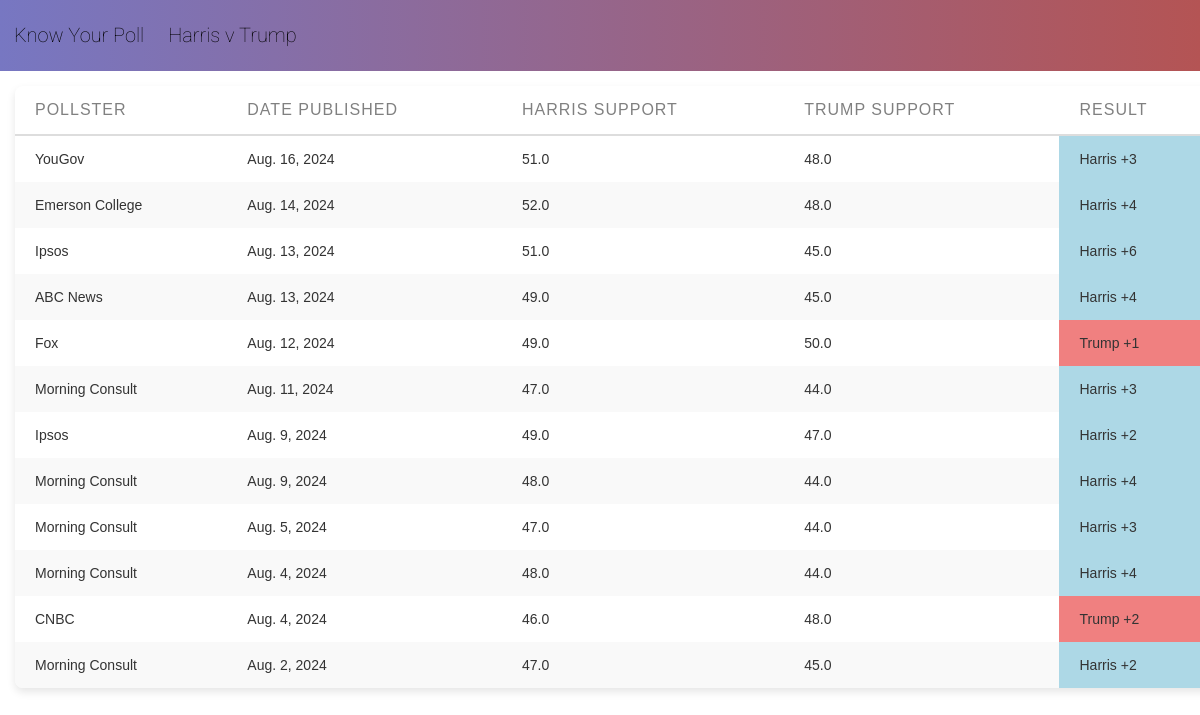
The app's page /, older data.
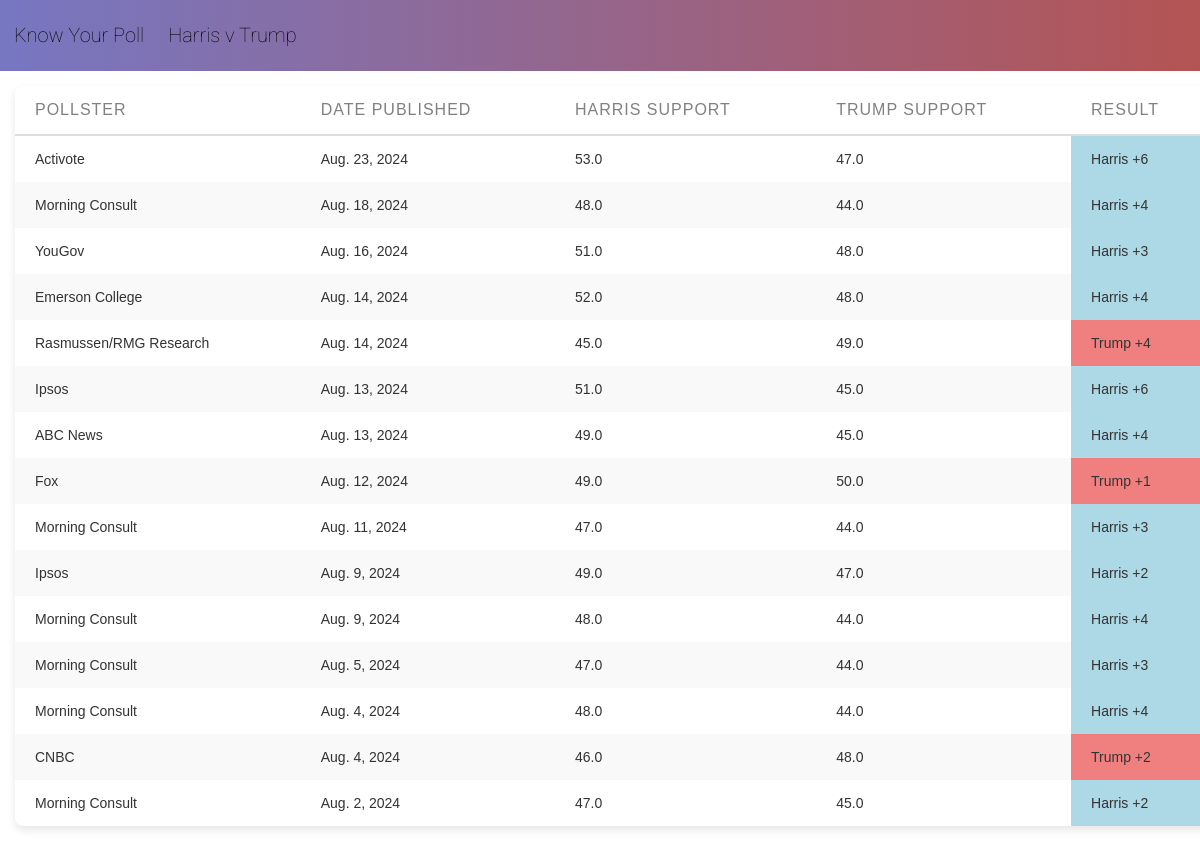
The same page, newer data.
### main/models.py (models this page shows, shortened)
class Poll(models.Model):
    harris_support = models.FloatField(null=False)
    trump_support = models.FloatField(null=False)
    third_party_support = models.FloatField(null=True, blank=True)
    region = models.CharField(null=False,max_length=50)
    date_published = models.DateField()
    link_to_poll = models.URLField(null=True)
    type_of_voters = models.CharField(max_length=50)
    number_of_respondents = models.IntegerField()
    pollster = models.ForeignKey(Pollster, on_delete=models.CASCADE,related_name="polls") #if pollster is deleted, models.CASCADE makes it so all polls by said pollster are also deleted.
    margin = models.IntegerField()

class Pollster(models.Model):
    name_of_pollster = models.CharField(max_length=75)
    info = models.TextField()
    quality_of_pollster = models.IntegerField(validators=[MinValueValidator(1), MaxValueValidator(5)])

### main/views.py (the view)
# urls.py: path("", views.Homepage.as_view(),name="home"),
class Homepage(ListView):
    template_name = "main/home_page.html"
    model = Poll
    context_object_name = "polls"
    def get_queryset(self):
        base_query = super().get_queryset()
        data = base_query.filter(third_party_support__isnull=True).order_by("-date_published")
        return data

### main/templates/main/home_page.html (shortened to what this page needs)
{% extends "main/base.html" %}
{% load static %}
{% block css_styles %}
  <link rel="stylesheet" href="{% static "main/homepage.css" %}">
{% endblock %}
{% block content %}
<div class="header-container">
  <div id ="main-nav">
    <h1><a href="{% url "home"%}" style="text-decoration:none;">Know Your Poll</a></h1>
  </div>
  <div class="h2h">
    <h1>Harris v Trump</h1>
  </div>
</div>
<table>
    <thead>
        <tr>
            <th>Pollster</th>
            <th>Date Published</th>
            <th>Harris Support</th>
            <th>Trump Support</th>
            <th>Result</th>
        </tr>
    </thead>
    <tbody>
        {% for poll in polls %}
        <tr>
            <td>{{ poll.pollster.name_of_pollster }}</td>
            <td>{{ poll.date_published }}</td>
            <td>{{ poll.harris_support }}</td>
            <td>{{ poll.trump_support }}</td>
            <td
                {% if poll.harris_support > poll.trump_support %}
                    style="background-color: lightblue;"
                {% elif poll.harris_support < poll.trump_support %}
                    style="background-color: lightcoral;"
                {% endif %}
            >
                {% if poll.harris_support > poll.trump_support %}
                    Harris +{{ poll.margin }}
                {% elif poll.harris_support < poll.trump_support %}
                    Trump +{{ poll.margin }}
                {% else %}
                    EVEN
                {% endif %}
            </td>
        </tr>
        {% endfor %}
    </tbody>
</table>
{% endblock %}

### main/templates/main/base.html (shortened to what this page needs)
<!DOCTYPE html>
<html lang="en">
<head>
    {%block css_styles %}{%endblock%}
</head>
<body>
    {% block content %}
    {% endblock %}
</body>
</html>

### main/static/main/homepage.css (style rules this page uses)
html { margin:0; padding:0; }
h1 { font-family: "Roboto", sans-serif; font-weight: 100; font-style: normal; }
body { margin:0; padding:0; }
table { margin: 15px; width: 100%; border-collapse: collapse; box-shadow: 0 4px 8px rgba(0, 0, 0, 0.1); background-color: #ffffff; border-radius: 8px; overflow: hidden; font-family: 'Arial', sans-serif; }
th, td { padding: 15px 20px; text-align: left; }
th { background-color: transparent; color: grey; font-weight: normal; letter-spacing: 1px; text-transform: uppercase; border-bottom: 2px solid #dddddd; }
tr:nth-child(even) { background-color: #f9f9f9; }
td { border-right: none; font-size: 14px; color: #333333; }
td:last-child { border-right: none; }
tr:last-child td { border-bottom: none; }
.header-container { display:flex; width:100%; justify-content:flex-start; align-items:center; background:linear-gradient(to right,rgb(119, 119, 194), rgb(180, 84, 84)); font-size:10px; }
.header-container > div { margin:10px; }
a { color:inherit; text-decoration:none; padding:2px 4px; cursor:pointer; }

Row changes from the older to the newer data that the page shows:
added Poll: pollster.name_of_pollster "Activote", date_published "Aug. 23, 2024", harris_support "53.0", trump_support "47.0", margin "6"
added Poll: pollster.name_of_pollster "Morning Consult", date_published "Aug. 18, 2024", harris_support "48.0", trump_support "44.0", margin "4"
added Poll: pollster.name_of_pollster "Rasmussen/RMG Research", date_published "Aug. 14, 2024", harris_support "45.0", trump_support "49.0", margin "4"
